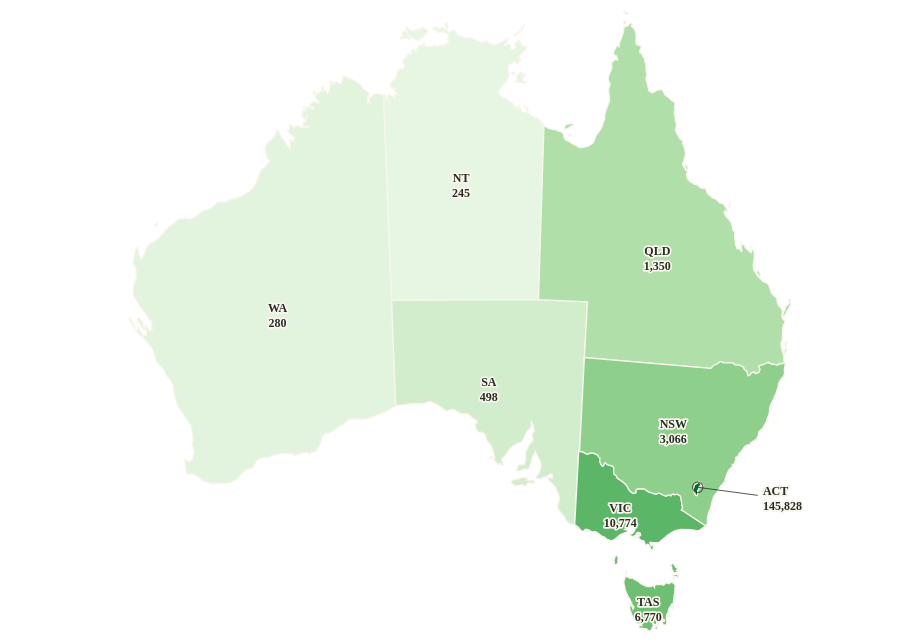

Express this chart as Vega-Lite.
### Vega-Lite specification from a JSON file in a GitHub repository (floating-point values rounded to 4 significant figures; data arrays with more than 128 entries replaced by an {"elided": "..."} marker saying what was removed)
{"$schema": "https://vega.github.io/schema/vega-lite/v5.json", "width": 904, "height": 620, "padding": 8, "config": {"background": "transparent", "font": "Bricolage Grotesque", "view": {"stroke": null}, "axis": {"labelFont": "Bricolage Grotesque", "titleFont": "Bricolage Grotesque", "labelFontSize": 12, "titleFontSize": 12, "titleFontWeight": 500, "labelColor": "#60665c", "titleColor": "#292e27", "domain": false, "ticks": false, "gridColor": "#e0dccf", "gridOpacity": 0.75, "labelPadding": 8, "titlePadding": 14}, "legend": {"labelFont": "Bricolage Grotesque", "titleFont": "Bricolage Grotesque", "labelFontSize": 11, "titleFontSize": 11, "titleFontWeight": 500, "labelColor": "#60665c", "titleColor": "#292e27", "gradientThickness": 9, "gradientLength": 130, "padding": 8}, "title": {"font": "Bricolage Grotesque", "color": "#292e27", "fontSize": 15, "fontWeight": 500, "anchor": "start"}}, "description": "State and territory choropleth of 2024 records, per 1,000 km² of land or per 1,000 residents. Darker means more records for the chosen denominator.", "params": [{"name": "measure", "value": "area"}], "projection": {"type": "conicEqualArea", "parallels": [-18, -36], "rotate": [-134, 0, 0], "center": [0, -28]}, "layer": [{"data": {"values": [{"type": "Feature", "properties": {"name": "Western Australia", "code": "WA"}, "geometry": {"type": "MultiPolygon", "coordinates": {"elided": "5 rows, 876 float values in total"}}, "state": "Western Australia", "code": "WA", "count": 706605, "area": 2527013, "density": 279.6, "species": 496, "longitude": 122, "latitude": -26, "population": 2978147, "perResident": 237.3, "listed": 64, "areaT": 0.05062, "peopleT": 0.0878}, {"type": "Feature", "properties": {"name": "Northern Territory", "code": "NT"}, "geometry": {"type": "MultiPolygon", "coordinates": {"elided": "11 rows, 718 float values in total"}}, "state": "Northern Territory", "code": "NT", "count": 330199, "area": 1347791, "density": 245.0, "species": 385, "longitude": 133.3, "latitude": -19.5, "population": 260884, "perResident": 1266.0, "listed": 38, "areaT": 0.03065, "peopleT": 0.9482}, {"type": "Feature", "properties": {"name": "South Australia", "code": "SA"}, "geometry": {"type": "MultiPolygon", "coordinates": {"elided": "2 rows, 390 float values in total"}}, "state": "South Australia", "code": "SA", "count": 490319, "area": 984321, "density": 498.1, "species": 413, "longitude": 135, "latitude": -30.5, "population": 1882164, "perResident": 260.5, "listed": 85, "areaT": 0.1378, "peopleT": 0.1358}, {"type": "Feature", "properties": {"name": "Queensland", "code": "QLD"}, "geometry": {"type": "MultiPolygon", "coordinates": {"elided": "15 rows, 862 float values in total"}}, "state": "Queensland", "code": "QLD", "count": 2335374, "area": 1729742, "density": 1350.0, "species": 595, "longitude": 145, "latitude": -23, "population": 5571890, "perResident": 419.1, "listed": 72, "areaT": 0.2885, "peopleT": 0.3802}, {"type": "Feature", "properties": {"name": "Tasmania", "code": "TAS"}, "geometry": {"type": "MultiPolygon", "coordinates": {"elided": "9 rows, 528 float values in total"}}, "state": "Tasmania", "code": "TAS", "count": 463068, "area": 68401, "density": 6770.0, "species": 258, "longitude": 146.5, "latitude": -42, "population": 574765, "perResident": 805.7, "listed": 57, "areaT": 0.532, "peopleT": 0.716}, {"type": "Feature", "properties": {"name": "Victoria", "code": "VIC"}, "geometry": {"type": "MultiPolygon", "coordinates": {"elided": "3 rows, 390 float values in total"}}, "state": "Victoria", "code": "VIC", "count": 2450501, "area": 227444, "density": 10770.0, "species": 422, "longitude": 144, "latitude": -37, "population": 6950961, "perResident": 352.5, "listed": 71, "areaT": 0.6022, "peopleT": 0.2913}, {"type": "Feature", "properties": {"name": "Australian Capital Territory", "code": "ACT"}, "geometry": {"type": "Polygon", "coordinates": [[[149.4, -35.33], [149.4, -35.36], [149.3, -35.35], [149.2, -35.38], [149.1, -35.44], [149.1, -35.51], [149.1, -35.58], [149.1, -35.61], [149.1, -35.83], [149.1, -35.91], [148.9, -35.89], [148.9, -35.82], [148.9, -35.74], [148.9, -35.75], [148.8, -35.71], [148.8, -35.64], [148.8, -35.49], [148.8, -35.31], [149.1, -35.15], [149.2, -35.18], [149.2, -35.22], [149.3, -35.27], [149.4, -35.33]]]}, "state": "Australian Capital Territory", "code": "ACT", "count": 343863, "area": 2358, "density": 145800.0, "species": 271, "longitude": 149.1, "latitude": -35.45, "population": 478430, "perResident": 718.7, "listed": 20, "areaT": 0.9957, "peopleT": 0.6574}, {"type": "Feature", "properties": {"name": "New South Wales", "code": "NSW"}, "geometry": {"type": "Polygon", "coordinates": {"elided": "2 rows, 482 float values in total"}}, "state": "New South Wales", "code": "NSW", "count": 2455993, "area": 801150, "density": 3066.0, "species": 516, "longitude": 147, "latitude": -32.2, "population": 8492050, "perResident": 289.2, "listed": 81, "areaT": 0.4123, "peopleT": 0.1895}]}, "transform": [{"calculate": "measure==='area'?datum.areaT:datum.peopleT", "as": "t"}, {"calculate": "measure==='area'?datum.density:datum.perResident", "as": "value"}], "mark": {"type": "geoshape", "stroke": "#f8f5ec", "strokeWidth": 1.3}, "encoding": {"color": {"field": "t", "type": "quantitative", "scale": {"domain": [0, 1], "range": ["#edf8e9", "#bae4b3", "#74c476", "#31a354", "#006d2c"]}, "legend": null}, "tooltip": [{"field": "state", "title": "State / territory"}, {"field": "count", "title": "2024 records", "format": ","}, {"field": "density", "title": "Per 1,000 km²", "format": ",.0f"}, {"field": "perResident", "title": "Per 1,000 residents", "format": ",.0f"}, {"field": "population", "title": "Residents (ABS, June 2024)", "format": ","}]}}, {"data": {"values": [{"longitude": 149.1, "latitude": -35.45}, {"longitude": 153.1, "latitude": -35.45}]}, "mark": {"type": "line", "color": "#292e27", "strokeWidth": 0.8}, "encoding": {"longitude": {"field": "longitude", "type": "quantitative"}, "latitude": {"field": "latitude", "type": "quantitative"}}}, {"data": {"values": [{"longitude": 149.1, "latitude": -35.45}]}, "mark": {"type": "point", "size": 110, "color": "#292e27", "strokeWidth": 1.2}, "encoding": {"longitude": {"field": "longitude", "type": "quantitative"}, "latitude": {"field": "latitude", "type": "quantitative"}}}, {"data": {"values": [{"state": "Western Australia", "code": "WA", "count": 706605, "area": 2527013, "density": 279.6, "species": 496, "longitude": 122, "latitude": -26, "population": 2978147, "perResident": 237.3, "listed": 64, "areaT": 0.05062, "peopleT": 0.0878}, {"state": "Northern Territory", "code": "NT", "count": 330199, "area": 1347791, "density": 245.0, "species": 385, "longitude": 133.3, "latitude": -19.5, "population": 260884, "perResident": 1266.0, "listed": 38, "areaT": 0.03065, "peopleT": 0.9482}, {"state": "South Australia", "code": "SA", "count": 490319, "area": 984321, "density": 498.1, "species": 413, "longitude": 135, "latitude": -30.5, "population": 1882164, "perResident": 260.5, "listed": 85, "areaT": 0.1378, "peopleT": 0.1358}, {"state": "Queensland", "code": "QLD", "count": 2335374, "area": 1729742, "density": 1350.0, "species": 595, "longitude": 145, "latitude": -23, "population": 5571890, "perResident": 419.1, "listed": 72, "areaT": 0.2885, "peopleT": 0.3802}, {"state": "New South Wales", "code": "NSW", "count": 2455993, "area": 801150, "density": 3066.0, "species": 516, "longitude": 147, "latitude": -32.2, "population": 8492050, "perResident": 289.2, "listed": 81, "areaT": 0.4123, "peopleT": 0.1895}, {"state": "Victoria", "code": "VIC", "count": 2450501, "area": 227444, "density": 10770.0, "species": 422, "longitude": 144, "latitude": -37, "population": 6950961, "perResident": 352.5, "listed": 71, "areaT": 0.6022, "peopleT": 0.2913}, {"state": "Tasmania", "code": "TAS", "count": 463068, "area": 68401, "density": 6770.0, "species": 258, "longitude": 146.5, "latitude": -42, "population": 574765, "perResident": 805.7, "listed": 57, "areaT": 0.532, "peopleT": 0.716}, {"state": "Australian Capital Territory", "code": "ACT", "count": 343863, "area": 2358, "density": 145800.0, "species": 271, "longitude": 153.4, "latitude": -35.2, "population": 478430, "perResident": 718.7, "listed": 20, "areaT": 0.9957, "peopleT": 0.6574}]}, "transform": [{"calculate": "measure==='area'?datum.density:datum.perResident", "as": "value"}, {"calculate": "datum.code+'|'+format(datum.value,',.0f')", "as": "label"}], "mark": {"type": "text", "fontSize": 12, "fontWeight": 600, "lineBreak": "|", "lineHeight": 15, "align": {"expr": "datum.code==='ACT'?'left':'center'"}, "color": "#292e27", "stroke": "#f8f5ec", "strokeWidth": 3.5, "strokeJoin": "round"}, "encoding": {"longitude": {"field": "longitude", "type": "quantitative"}, "latitude": {"field": "latitude", "type": "quantitative"}, "text": {"field": "label"}}}, {"data": {"values": [{"state": "Western Australia", "code": "WA", "count": 706605, "area": 2527013, "density": 279.6, "species": 496, "longitude": 122, "latitude": -26, "population": 2978147, "perResident": 237.3, "listed": 64, "areaT": 0.05062, "peopleT": 0.0878}, {"state": "Northern Territory", "code": "NT", "count": 330199, "area": 1347791, "density": 245.0, "species": 385, "longitude": 133.3, "latitude": -19.5, "population": 260884, "perResident": 1266.0, "listed": 38, "areaT": 0.03065, "peopleT": 0.9482}, {"state": "South Australia", "code": "SA", "count": 490319, "area": 984321, "density": 498.1, "species": 413, "longitude": 135, "latitude": -30.5, "population": 1882164, "perResident": 260.5, "listed": 85, "areaT": 0.1378, "peopleT": 0.1358}, {"state": "Queensland", "code": "QLD", "count": 2335374, "area": 1729742, "density": 1350.0, "species": 595, "longitude": 145, "latitude": -23, "population": 5571890, "perResident": 419.1, "listed": 72, "areaT": 0.2885, "peopleT": 0.3802}, {"state": "New South Wales", "code": "NSW", "count": 2455993, "area": 801150, "density": 3066.0, "species": 516, "longitude": 147, "latitude": -32.2, "population": 8492050, "perResident": 289.2, "listed": 81, "areaT": 0.4123, "peopleT": 0.1895}, {"state": "Victoria", "code": "VIC", "count": 2450501, "area": 227444, "density": 10770.0, "species": 422, "longitude": 144, "latitude": -37, "population": 6950961, "perResident": 352.5, "listed": 71, "areaT": 0.6022, "peopleT": 0.2913}, {"state": "Tasmania", "code": "TAS", "count": 463068, "area": 68401, "density": 6770.0, "species": 258, "longitude": 146.5, "latitude": -42, "population": 574765, "perResident": 805.7, "listed": 57, "areaT": 0.532, "peopleT": 0.716}, {"state": "Australian Capital Territory", "code": "ACT", "count": 343863, "area": 2358, "density": 145800.0, "species": 271, "longitude": 153.4, "latitude": -35.2, "population": 478430, "perResident": 718.7, "listed": 20, "areaT": 0.9957, "peopleT": 0.6574}]}, "transform": [{"calculate": "measure==='area'?datum.density:datum.perResident", "as": "value"}, {"calculate": "datum.code+'|'+format(datum.value,',.0f')", "as": "label"}], "mark": {"type": "text", "fontSize": 12, "fontWeight": 600, "lineBreak": "|", "lineHeight": 15, "align": {"expr": "datum.code==='ACT'?'left':'center'"}, "color": "#292e27"}, "encoding": {"longitude": {"field": "longitude", "type": "quantitative"}, "latitude": {"field": "latitude", "type": "quantitative"}, "text": {"field": "label"}}}]}
